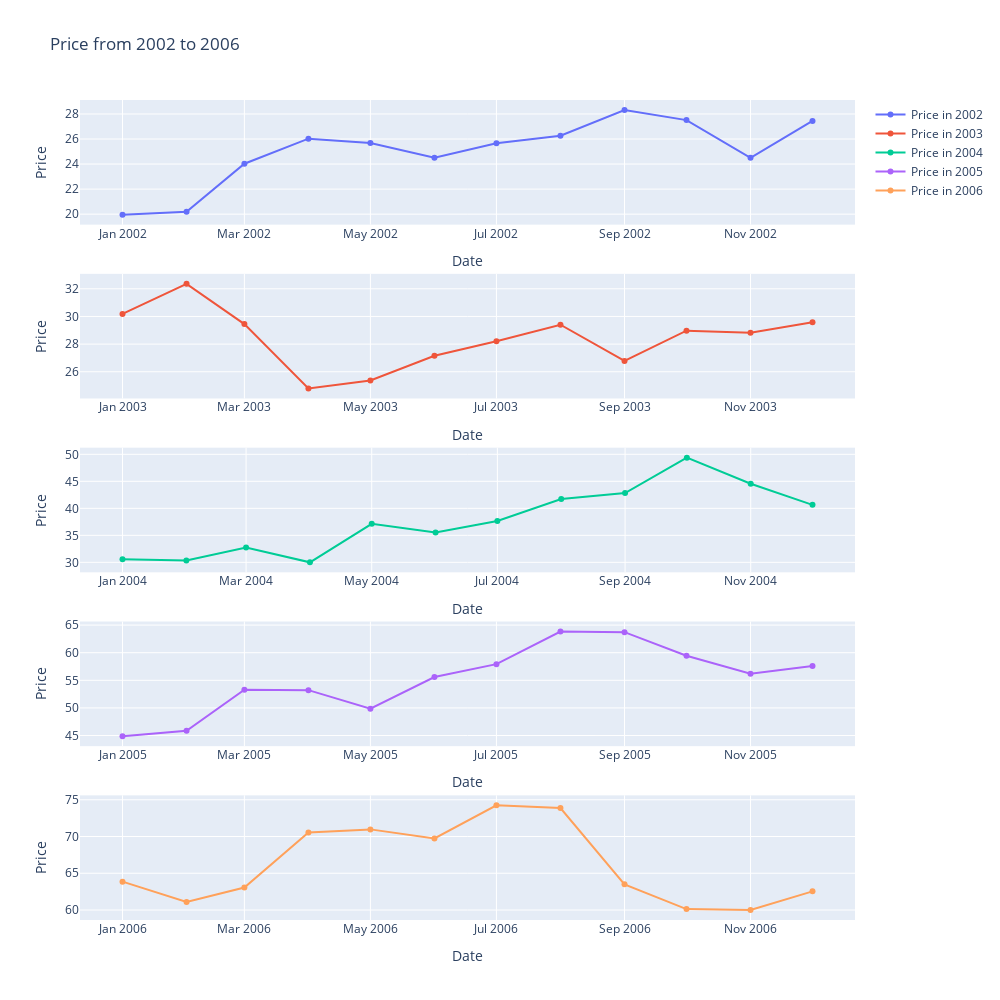

Notebook code for this chart:
### Code cell
import plotly.graph_objects as go
from plotly.subplots import make_subplots

df_2002 = data['2002']
df_2003 = data['2003']
df_2004 = data['2004']
df_2005 = data['2005']
df_2006 = data['2006']
# Create subplot figure
fig = make_subplots(rows=5, cols=1)

# Add traces
fig.add_trace(go.Scatter(x=df_2002.index, y=df_2002['Price'], name='Price in 2002'), row=1, col=1)
fig.add_trace(go.Scatter(x=df_2003.index, y=df_2003['Price'], name='Price in 2003'), row=2, col=1)
fig.add_trace(go.Scatter(x=df_2004.index, y=df_2004['Price'], name='Price in 2004'), row=3, col=1)
fig.add_trace(go.Scatter(x=df_2005.index, y=df_2005['Price'], name='Price in 2005'), row=4, col=1)
fig.add_trace(go.Scatter(x=df_2006.index, y=df_2006['Price'], name='Price in 2006'), row=5, col=1)

# Update xaxis properties
fig.update_xaxes(title_text="Date", row=1, col=1)
fig.update_xaxes(title_text="Date", row=2, col=1)
fig.update_xaxes(title_text="Date", row=3, col=1)
fig.update_xaxes(title_text="Date", row=4, col=1)
fig.update_xaxes(title_text="Date", row=5, col=1)

# Update yaxis properties
fig.update_yaxes(title_text="Price", row=1, col=1)
fig.update_yaxes(title_text="Price", row=2, col=1)
fig.update_yaxes(title_text="Price", row=3, col=1)
fig.update_yaxes(title_text="Price", row=4, col=1)
fig.update_yaxes(title_text="Price", row=5, col=1)

# Update layout
fig.update_layout(height=1000, width=1000, title_text="Price from 2002 to 2006")

fig.show()

### Figure 1 — Plotly figure (JSON) as saved in the notebook; plotly's stock layout.template omitted (floating-point values rounded to 4 significant figures)
{"data": [{"name": "Price in 2002", "type": "scatter", "x": ["2002-01-01T00:00:00", "2002-02-01T00:00:00", "2002-03-01T00:00:00", "2002-04-01T00:00:00", "2002-05-01T00:00:00", "2002-06-01T00:00:00", "2002-07-01T00:00:00", "2002-08-01T00:00:00", "2002-09-01T00:00:00", "2002-10-01T00:00:00", "2002-11-01T00:00:00", "2002-12-01T00:00:00"], "xaxis": "x", "y": [19.96, 20.19, 24.03, 26.03, 25.69, 24.51, 25.67, 26.26, 28.32, 27.51, 24.5, 27.45], "yaxis": "y"}, {"name": "Price in 2003", "type": "scatter", "x": ["2003-01-01T00:00:00", "2003-02-01T00:00:00", "2003-03-01T00:00:00", "2003-04-01T00:00:00", "2003-05-01T00:00:00", "2003-06-01T00:00:00", "2003-07-01T00:00:00", "2003-08-01T00:00:00", "2003-09-01T00:00:00", "2003-10-01T00:00:00", "2003-11-01T00:00:00", "2003-12-01T00:00:00"], "xaxis": "x2", "y": [30.18, 32.36, 29.45, 24.79, 25.37, 27.16, 28.21, 29.4, 26.78, 28.97, 28.83, 29.58], "yaxis": "y2"}, {"name": "Price in 2004", "type": "scatter", "x": ["2004-01-01T00:00:00", "2004-02-01T00:00:00", "2004-03-01T00:00:00", "2004-04-01T00:00:00", "2004-05-01T00:00:00", "2004-06-01T00:00:00", "2004-07-01T00:00:00", "2004-08-01T00:00:00", "2004-09-01T00:00:00", "2004-10-01T00:00:00", "2004-11-01T00:00:00", "2004-12-01T00:00:00"], "xaxis": "x3", "y": [30.56, 30.34, 32.73, 30, 37.13, 35.52, 37.67, 41.73, 42.82, 49.38, 44.55, 40.64], "yaxis": "y3"}, {"name": "Price in 2005", "type": "scatter", "x": ["2005-01-01T00:00:00", "2005-02-01T00:00:00", "2005-03-01T00:00:00", "2005-04-01T00:00:00", "2005-05-01T00:00:00", "2005-06-01T00:00:00", "2005-07-01T00:00:00", "2005-08-01T00:00:00", "2005-09-01T00:00:00", "2005-10-01T00:00:00", "2005-11-01T00:00:00", "2005-12-01T00:00:00"], "xaxis": "x4", "y": [44.88, 45.85, 53.28, 53.22, 49.85, 55.6, 57.93, 63.84, 63.72, 59.44, 56.21, 57.61], "yaxis": "y4"}, {"name": "Price in 2006", "type": "scatter", "x": ["2006-01-01T00:00:00", "2006-02-01T00:00:00", "2006-03-01T00:00:00", "2006-04-01T00:00:00", "2006-05-01T00:00:00", "2006-06-01T00:00:00", "2006-07-01T00:00:00", "2006-08-01T00:00:00", "2006-09-01T00:00:00", "2006-10-01T00:00:00", "2006-11-01T00:00:00", "2006-12-01T00:00:00"], "xaxis": "x5", "y": [63.86, 61.1, 63.06, 70.56, 70.97, 69.74, 74.24, 73.87, 63.49, 60.13, 60, 62.54], "yaxis": "y5"}], "layout": {"height": 1000, "title": {"text": "Price from 2002 to 2006"}, "width": 1000, "xaxis": {"anchor": "y", "domain": [0, 1], "title": {"text": "Date"}}, "xaxis2": {"anchor": "y2", "domain": [0, 1], "title": {"text": "Date"}}, "xaxis3": {"anchor": "y3", "domain": [0, 1], "title": {"text": "Date"}}, "xaxis4": {"anchor": "y4", "domain": [0, 1], "title": {"text": "Date"}}, "xaxis5": {"anchor": "y5", "domain": [0, 1], "title": {"text": "Date"}}, "yaxis": {"anchor": "x", "domain": [0.848, 1], "title": {"text": "Price"}}, "yaxis2": {"anchor": "x2", "domain": [0.636, 0.788], "title": {"text": "Price"}}, "yaxis3": {"anchor": "x3", "domain": [0.424, 0.576], "title": {"text": "Price"}}, "yaxis4": {"anchor": "x4", "domain": [0.212, 0.364], "title": {"text": "Price"}}, "yaxis5": {"anchor": "x5", "domain": [0, 0.152], "title": {"text": "Price"}}}}
